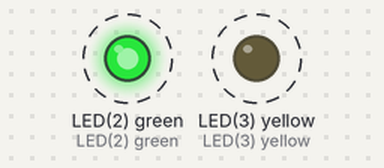
Simulated run of this program. Board: pyboard running MicroPython. Shown: output pins drawn as LEDs (lit = HIGH). Dashed ring = blinking.

Above: at 0.07 s.
Timing chart, 0 to 3.0 s (numbered marks = the images above):
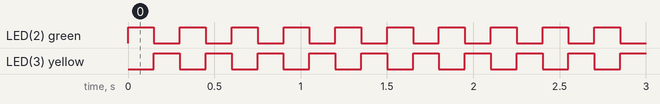

The program:

main.py
```python
# (licence header left out)
import pyb   # For uPython MCU features

# define LED color constants
LED_RED = 1
LED_GREEN = 2
LED_BLUE = 3


def task1():
    pyb.LED(LED_BLUE).toggle()


def task2():
    pyb.LED(LED_GREEN).toggle()


############################################################
#
# Start script execution ...
#
############################################################
# Setup the MCU and application code to starting conditions
# The blue LED will start on, the yellow LED will be off
pyb.LED(LED_BLUE).on()
pyb.LED(LED_GREEN).off()

# Main application loop
while True:
    # Run the first task
    task1()

    # Run the second task
    task2()

    # Delay 150 ms
    pyb.delay(150)
```

Measured:
- by itself, LED(2) green, LED(3) yellow: alternates HIGH for 0.15 s and LOW for 0.15 s
